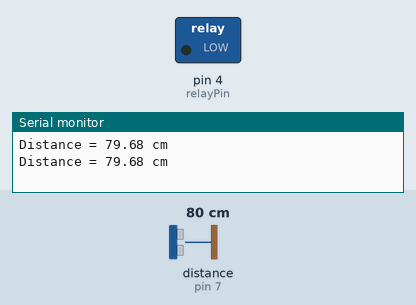
Bench run of a sketch on a simulated Arduino Uno, built with avr-gcc and run on an emulated ATmega328P. On the bench: switched loads named in the sketch (green lamp = pin HIGH), the last lines printed to the serial monitor. Wiring (inferred from the names in the program): ultrasonic range finder: trigger pin 8; echo pin 7. The test bench sets the inputs (shaded band); at power-on: distance to the obstacle (sensor on pin 7) 80 cm. The echo pulse lasts 58.3 µs per cm; pins used as bus, display or sensor lines are not drawn.

Above: at 1.9 s.
2.0 s: distance to the obstacle (sensor on pin 7) set to 28 cm
3.9 s: distance to the obstacle (sensor on pin 7) set to 24 cm
At 6.0 s:
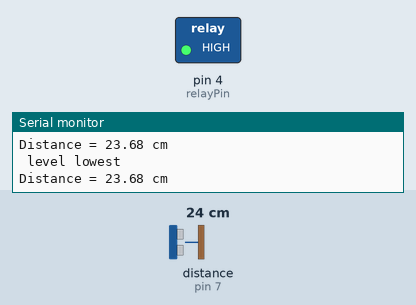
6.4 s: distance to the obstacle (sensor on pin 7) set to 35 cm
At 7.9 s:
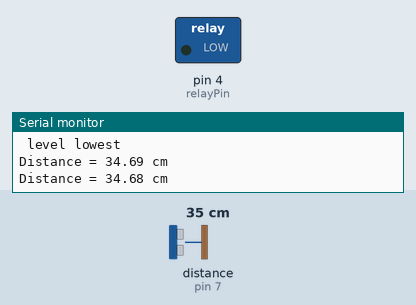
8.6 s: distance to the obstacle (sensor on pin 7) set to 4 cm
At 9.7 s:
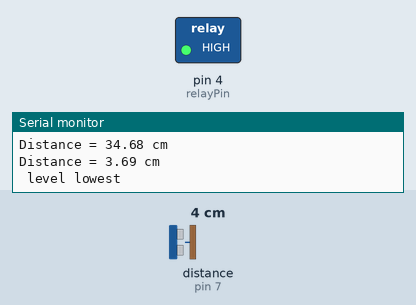
Timing chart, 0 to 11.6 s (numbered marks = the images above; inputs shaded):
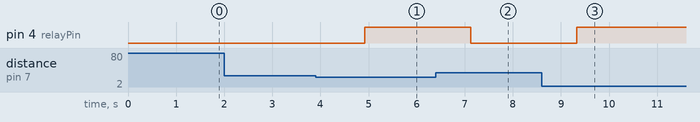

Measured:
- the behaviour switches between 26 and 25 cm on distance to the obstacle (sensor on pin 7) (found by bisection; images 0 and 1)
- after the input at 3.9 s, pin 4 (relayPin): LOW → HIGH after 1.0 s
- after the input at 6.4 s, pin 4 (relayPin): HIGH → LOW after 0.73 s
- after the input at 8.6 s, pin 4 (relayPin): LOW → HIGH after 0.73 s

The sketch:

HCSR04_-SECOND_TRIAL_CODE.ino
```cpp
#include "pins.c"

float duration, distance,distance1;

void setup() {
  // put your setup code here, to run once:
  Serial.begin (9600);
  pinMode(trigPin, OUTPUT);
  pinMode(echoPin, INPUT);
  pinMode(relayPin, OUTPUT);
//  pinMode(trigPin2, OUTPUT);
//  pinMode(echoPin2, INPUT);
//  pinMode(relayPin2, OUTPUT);
}

void loop() {

    // put your main code here, to run repeatedly:
  digitalWrite(trigPin,LOW);
  delayMicroseconds(2);
  digitalWrite(trigPin, HIGH);
  delayMicroseconds(10);
  digitalWrite(trigPin, LOW);

//  digitalWrite(trigPin2,LOW);
//  delayMicroseconds(2);
//  digitalWrite(trigPin2, HIGH);
//  delayMicroseconds(10);
//  digitalWrite(trigPin2, LOW);

  // Measure the response from the HC-SR04 ECHO Pin:

  duration = pulseIn(echoPin, HIGH);
//  duration = pulseIn(echoPin2, HIGH);

  // Determine distace from duration.
  // Use 343 meters per second as speed of souns:
  distance = (duration /2)* 0.0343;
//  distance1 =(duration /2)* 0.0343;
  // Send results to Serial Monitor:

  Serial.print("Distance = ");
  if (distance >= 400 || distance <=2)
      Serial.println("Out of range)");
//  Serial.print("Distance1 = ");
//  if (distance1 >= 400 || distance1 <=2){
//      Serial.println("Out of range second sensor)");
//  }
  else{
    Serial.print(distance);
    Serial.println( " cm");
    delay(500);
//    Serial.print(distance1);
//    Serial.println( " cm");
//    delay(500);
  }
  if (distance <= 25){
      Serial.println(" level lowest ");
      digitalWrite(relayPin, HIGH);
  }
  else{
//    Serial.print(distance1);
    digitalWrite(relayPin, LOW);
  }
//  if (distance1 <= 25){
//      Serial.println(" level lowest ");
//      digitalWrite(relayPin2, HIGH);
//  }

//  else{
////    Serial.print(distance1);
//    digitalWrite(relayPin2, LOW);
//  }
  delay(600);

}
```

pins.c
```cpp
#define trigPin 8
#define echoPin 7
#define relayPin 4
#define trigPin2 3
#define echoPin2 7
#define relayPin2 9
```
